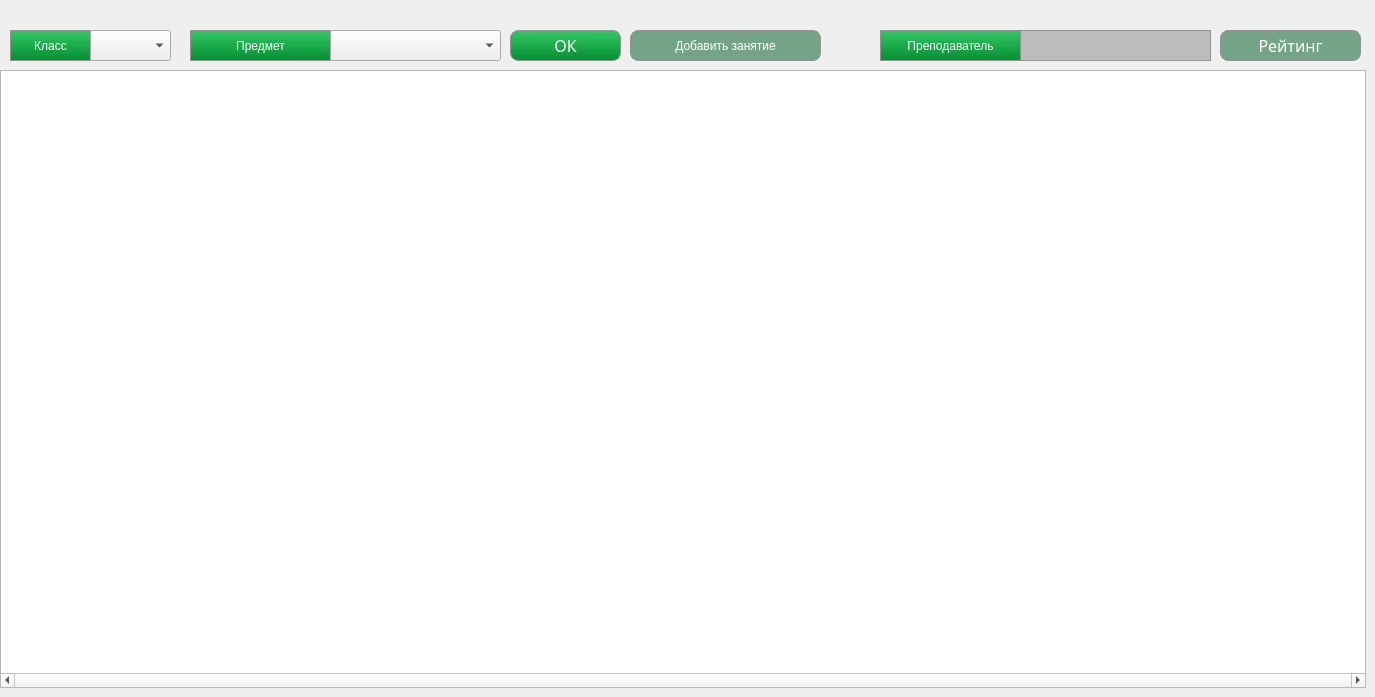
    <widget class="QWidget" name="tab_usp">
     <property name="enabled">
      <bool>true</bool>
     </property>
     <attribute name="icon">
      <iconset resource="res.qrc">
       <normaloff>:/icon/drawable/usp_black.png</normaloff>
       <normalon>:/icon/drawable/usp_white.png</normalon>:/icon/drawable/usp_black.png</iconset>
     </attribute>
     <attribute name="title">
      <string>Журнал</string>
     </attribute>
     <widget class="QPushButton" name="pb1">
      <property name="geometry">
       <rect>
        <x>10</x>
        <y>30</y>
        <width>81</width>
        <height>31</height>
       </rect>
      </property>
      <property name="styleSheet">
       <string notr="true">QPushButton{
	color: white;
	
	background-color: qlineargradient(spread:repeat, x1:0.511, y1:0, x2:0.506, y2:1, stop:0 rgba(53, 200, 102, 255), stop:1 rgba(4, 142, 50, 255));
	
    border-style: solid;
    border-color: rgb(147, 147, 147);
    border-width: 1px;
	font: 75 12pt &quot;Segoe Print&quot;;

}
</string>
      </property>
      <property name="text">
       <string>Класс</string>
      </property>
     </widget>
     <widget class="QComboBox" name="comboBoxClass">
      <property name="geometry">
       <rect>
        <x>90</x>
        <y>30</y>
        <width>81</width>
        <height>31</height>
       </rect>
      </property>
      <property name="styleSheet">
       <string notr="true">QComboBox {
font: 75 12pt &quot;Segoe Print&quot;;
text-align: center;
}
QComboBox QAbstractItemView {
     selection-background-color: qlineargradient(spread:repeat, x1:0.511, y1:0, x2:0.506, y2:1, stop:0 rgba(53, 200, 102, 255), stop:1 rgba(4, 142, 50, 255));
	
 }
</string>
      </property>
     </widget>
     <widget class="QPushButton" name="pb2">
      <property name="geometry">
       <rect>
        <x>190</x>
        <y>30</y>
        <width>141</width>
        <height>31</height>
       </rect>
      </property>
      <property name="styleSheet">
       <string notr="true">QPushButton{
	color: white;
	
	background-color: qlineargradient(spread:repeat, x1:0.511, y1:0, x2:0.506, y2:1, stop:0 rgba(53, 200, 102, 255), stop:1 rgba(4, 142, 50, 255));
	
    border-style: solid;
    border-color: rgb(147, 147, 147);
    border-width: 1px;
	font: 75 12pt &quot;Segoe Print&quot;;

}
</string>
      </property>
      <property name="text">
       <string>Предмет</string>
      </property>
     </widget>
     <widget class="QComboBox" name="comboBoxSubject">
      <property name="geometry">
       <rect>
        <x>330</x>
        <y>30</y>
        <width>171</width>
        <height>31</height>
       </rect>
      </property>
      <property name="styleSheet">
       <string notr="true">QComboBox {
font: 75 12pt &quot;Segoe Print&quot;;
}
QComboBox QAbstractItemView {
     selection-background-color: qlineargradient(spread:repeat, x1:0.511, y1:0, x2:0.506, y2:1, stop:0 rgba(53, 200, 102, 255), stop:1 rgba(4, 142, 50, 255));
	
 }
</string>
      </property>
     </widget>
     <widget class="QTableWidget" name="tableJournal">
      <property name="geometry">
       <rect>
        <x>0</x>
        <y>70</y>
        <width>1366</width>
        <height>618</height>
       </rect>
      </property>
      <property name="styleSheet">
       <string notr="true">QTableWidget {
selection-background-color: qlineargradient(spread:repeat, x1:0.511, y1:0, x2:0.506, y2:1, stop:0 rgba(53, 200, 102, 255), stop:1 rgba(4, 142, 50, 255));
selection-color: rgb(255, 255, 255);
font: 75 12pt &quot;Segoe Print&quot;
}


QTableWidget QTableCornerButton::section {
    background:qlineargradient(spread:repeat, x1:0.511, y1:0, x2:0.506, y2:1, stop:0 rgba(53, 200, 102, 255), stop:1 rgba(4, 142, 50, 255));
}


QHeaderView::section 
{
alternate-background-color: rgb(255, 170, 0);
	gridline-color: rgb(170, 0, 0);
selection-background-color: rgb(7, 163, 71);
color: rgb(255, 255, 255);
background-color: rgb(7, 163, 71);
font: 75 10pt &quot;Segoe Print&quot;;
margin-left: 2px;
margin-right: 2px;
}

QHeaderView::section::checked {
border-style:solid;
	color: rgb(255, 255, 255);
background-color: qlineargradient(spread:repeat, x1:0.511, y1:0, x2:0.506, y2:1, stop:0 rgba(53, 200, 102, 255), stop:1 rgba(4, 142, 50, 255));
}


</string>
      </property>
      <property name="verticalScrollBarPolicy">
       <enum>Qt::ScrollBarAlwaysOff</enum>
      </property>
      <property name="horizontalScrollBarPolicy">
       <enum>Qt::ScrollBarAlwaysOn</enum>
      </property>
      <property name="editTriggers">
       <set>QAbstractItemView::NoEditTriggers</set>
      </property>
      <property name="selectionMode">
       <enum>QAbstractItemView::SingleSelection</enum>
      </property>
      <attribute name="horizontalHeaderDefaultSectionSize">
       <number>60</number>
      </attribute>
     </widget>
     <widget class="QPushButton" name="btnJournalOk">
      <property name="enabled">
       <bool>true</bool>
      </property>
      <property name="geometry">
       <rect>
        <x>510</x>
        <y>30</y>
        <width>111</width>
        <height>31</height>
       </rect>
      </property>
      <property name="font">
       <font>
        <family>Segoe Print</family>
        <pointsize>12</pointsize>
        <weight>9</weight>
        <italic>false</italic>
        <bold>false</bold>
       </font>
      </property>
      <property name="styleSheet">
       <string notr="true">QPushButton{
	color: white;
	
	background-color: qlineargradient(spread:repeat, x1:0.511, y1:0, x2:0.506, y2:1, stop:0 rgba(53, 200, 102, 255), stop:1 rgba(4, 142, 50, 255));
	
    border-radius:8px;
    border-style: solid;
    border-color: rgb(147, 147, 147);
    border-width: 1px;
	font: 75 12pt &quot;Segoe Print&quot;;

}
QPushButton:hover{
background-color: rgb(7, 193, 82);
}
QPushButton:pressed{
	background-color: qlineargradient(spread:repeat, x1:0.511, y1:0, x2:0.506, y2:1, stop:0 rgba(53, 200, 102, 255), stop:1 rgba(4, 142, 50, 255));
}
QPushButton:disabled{
	background-color: rgb(116, 163, 135);
	color: rgb(255, 255, 255);
}</string>
      </property>
      <property name="text">
       <string>ОК</string>
      </property>
     </widget>
     <widget class="QPushButton" name="btnAddLess">
      <property name="enabled">
       <bool>false</bool>
      </property>
      <property name="geometry">
       <rect>
        <x>630</x>
        <y>30</y>
        <width>191</width>
        <height>31</height>
       </rect>
      </property>
      <property name="styleSheet">
       <string notr="true">QPushButton{
	color: white;
	
	background-color: qlineargradient(spread:repeat, x1:0.511, y1:0, x2:0.506, y2:1, stop:0 rgba(53, 200, 102, 255), stop:1 rgba(4, 142, 50, 255));
	
    border-radius:8px;
    border-style: solid;
    border-color: rgb(147, 147, 147);
    border-width: 1px;
	font: 75 12pt &quot;Segoe Print&quot;;

}
QPushButton:hover{
background-color: rgb(7, 193, 82);
}
QPushButton:pressed{
	background-color: qlineargradient(spread:repeat, x1:0.511, y1:0, x2:0.506, y2:1, stop:0 rgba(53, 200, 102, 255), stop:1 rgba(4, 142, 50, 255));
}
QPushButton:disabled{
	background-color: rgb(116, 163, 135);
	color: rgb(255, 255, 255);
}</string>
      </property>
      <property name="text">
       <string>Добавить занятие</string>
      </property>
     </widget>
     <widget class="QPushButton" name="pb2_10">
      <property name="geometry">
       <rect>
        <x>880</x>
        <y>30</y>
        <width>141</width>
        <height>31</height>
       </rect>
      </property>
      <property name="styleSheet">
       <string notr="true">QPushButton{
	color: white;
	
	background-color: qlineargradient(spread:repeat, x1:0.511, y1:0, x2:0.506, y2:1, stop:0 rgba(53, 200, 102, 255), stop:1 rgba(4, 142, 50, 255));
	
    border-style: solid;
    border-color: rgb(147, 147, 147);
    border-width: 1px;
	font: 75 12pt &quot;Segoe Print&quot;;

}
</string>
      </property>
      <property name="text">
       <string>Преподаватель</string>
      </property>
     </widget>
     <widget class="QPushButton" name="btnPrep">
      <property name="enabled">
       <bool>false</bool>
      </property>
      <property name="geometry">
       <rect>
        <x>1020</x>
        <y>30</y>
        <width>191</width>
        <height>31</height>
       </rect>
      </property>
      <property name="styleSheet">
       <string notr="true">	QPushButton{
	color: black;
	background-color:rgb(225, 225, 225);
    border-style: solid;
    border-color: rgb(147, 147, 147);
    border-width: 1px;
	font: 75 12pt &quot;Segoe Print&quot;;
}

QPushButton:hover{
color: white;
background-color: rgb(7, 193, 82);
}
QPushButton:pressed{
	background-color: qlineargradient(spread:repeat, x1:0.511, y1:0, x2:0.506, y2:1, stop:0 rgba(53, 200, 102, 255), stop:1 rgba(4, 142, 50, 255));
}
QPushButton:disabled{
color: white;
	background-color: rgb(188, 188, 188);
}

                                 
</string>
      </property>
      <property name="text">
       <string/>
      </property>
     </widget>
     <widget class="QPushButton" name="btnRating">
      <property name="enabled">
       <bool>false</bool>
      </property>
      <property name="geometry">
       <rect>
        <x>1220</x>
        <y>30</y>
        <width>141</width>
        <height>31</height>
       </rect>
      </property>
      <property name="font">
       <font>
        <family>Segoe Print</family>
        <pointsize>12</pointsize>
        <weight>9</weight>
        <italic>false</italic>
        <bold>false</bold>
       </font>
      </property>
      <property name="styleSheet">
       <string notr="true">QPushButton{
	color: white;
	
	background-color: qlineargradient(spread:repeat, x1:0.511, y1:0, x2:0.506, y2:1, stop:0 rgba(53, 200, 102, 255), stop:1 rgba(4, 142, 50, 255));
	
    border-radius:8px;
    border-style: solid;
    border-color: rgb(147, 147, 147);
    border-width: 1px;
	font: 75 12pt &quot;Segoe Print&quot;;

}
QPushButton:hover{
background-color: rgb(7, 193, 82);
}
QPushButton:pressed{
	background-color: qlineargradient(spread:repeat, x1:0.511, y1:0, x2:0.506, y2:1, stop:0 rgba(53, 200, 102, 255), stop:1 rgba(4, 142, 50, 255));
}
QPushButton:disabled{
	background-color: rgb(116, 163, 135);
	color: rgb(255, 255, 255);
}</string>
      </property>
      <property name="text">
       <string>Рейтинг</string>
      </property>
      <property name="icon">
       <iconset resource="res.qrc">
        <normaloff>:/icon/drawable/otchet_white.png</normaloff>:/icon/drawable/otchet_white.png</iconset>
      </property>
     </widget>
    </widget>
